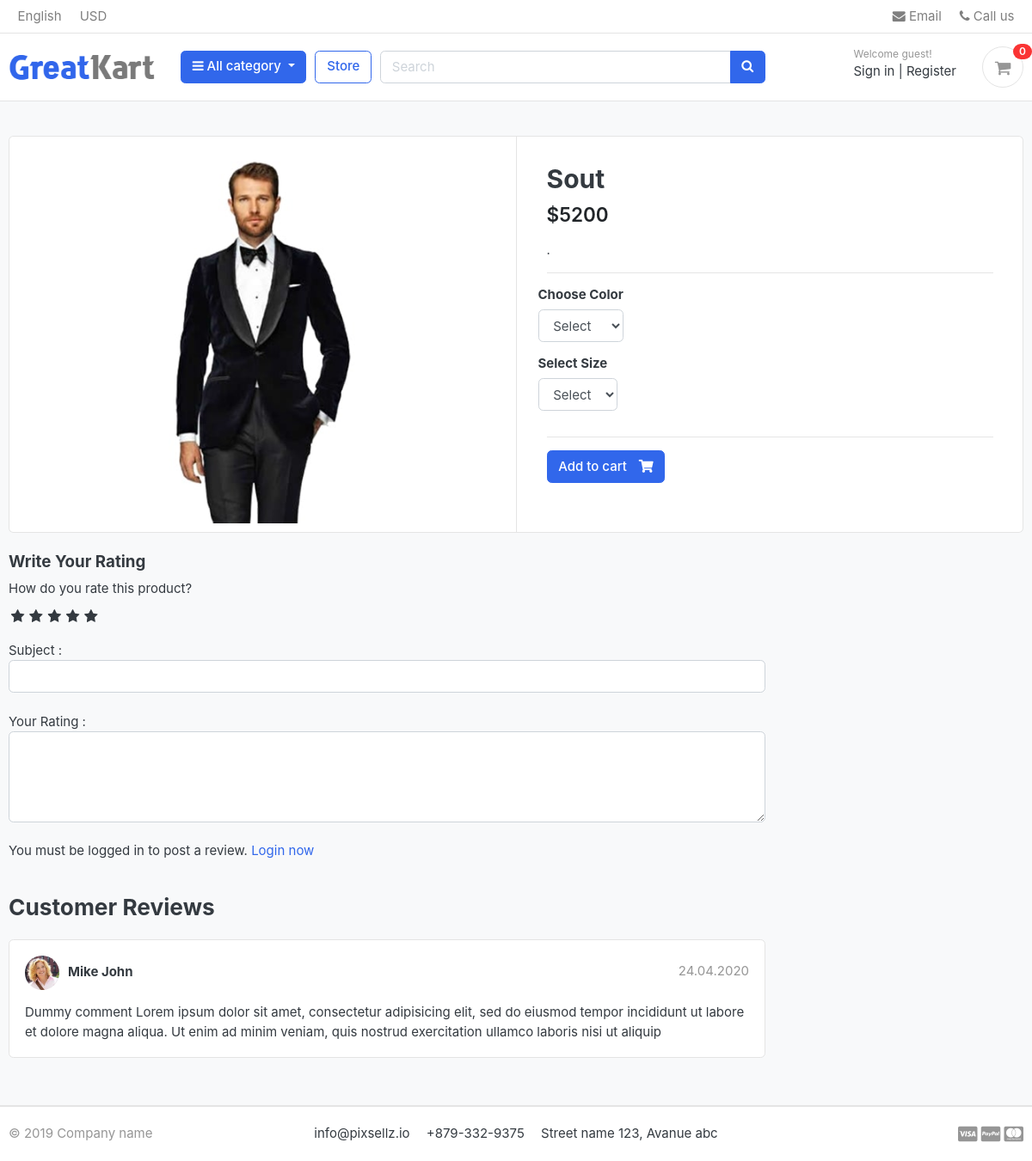
/store/category/sout/sout/, run on an earlier commit of the app's database.
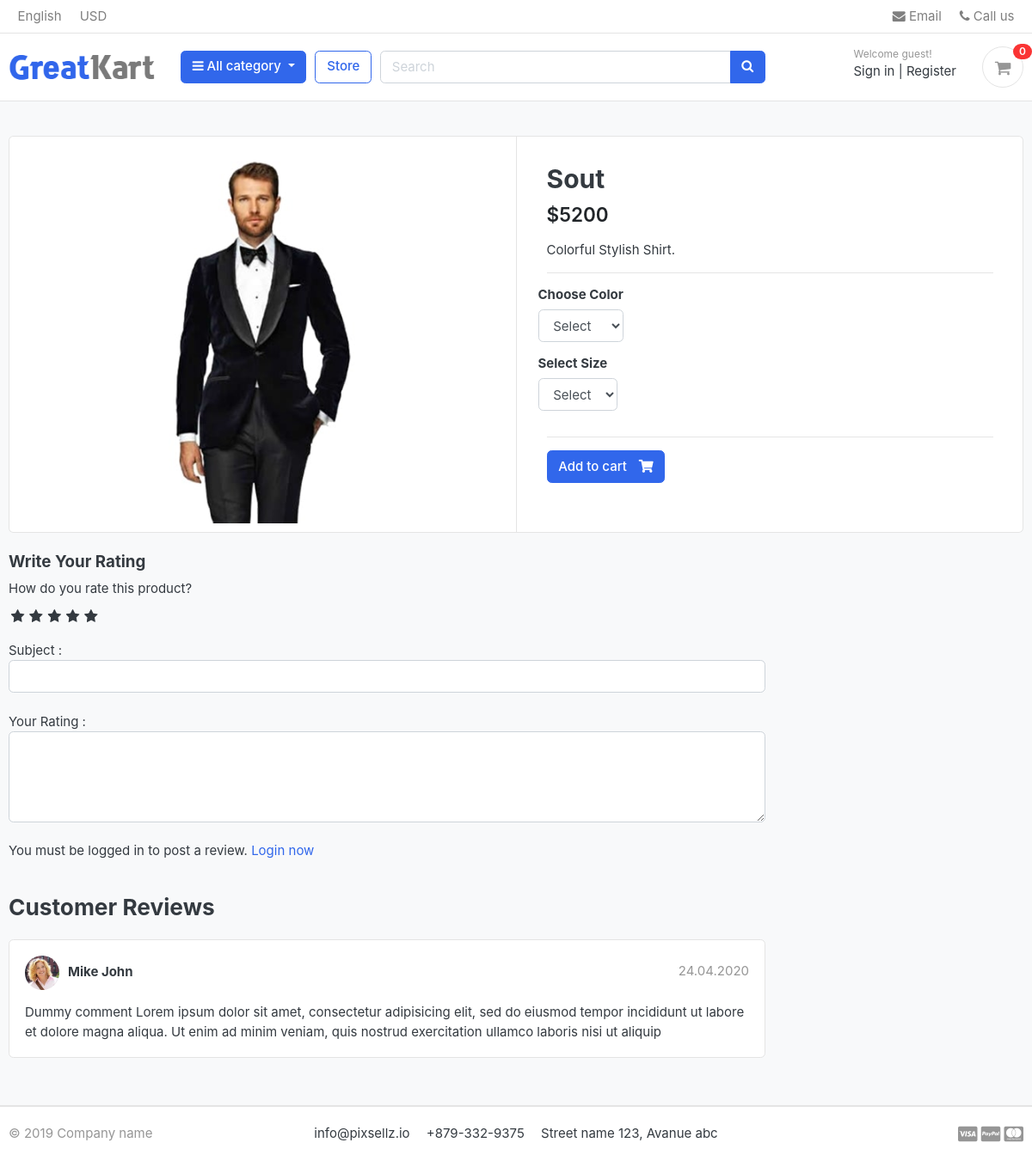
And on a later commit of the database.
### store/models.py (models this page shows, shortened)
class Product(models.Model):
    name = models.CharField( max_length=50 , unique=True)
    slug = models.SlugField(max_length=50 , unique=True)
    description = models.TextField( max_length=2000 , blank=True)
    image = models.ImageField( upload_to='product_img')
    price = models.IntegerField()
    stock = models.IntegerField()
    is_available = models.BooleanField(default=True)
    category = models.ForeignKey("category.Category", verbose_name=("category product"), on_delete=models.CASCADE)
    created_at = models.DateTimeField(auto_now_add=True)
    modified_date = models.DateField( auto_now=True)

### store/views.py (the view)
# urls.py: path('category/<slug:category_slug>/<slug:product_slug>/',views.product_detail ,name='product_detail'),
def product_detail(request,category_slug,product_slug):
    try :
        single_product = Product.objects.get(category__slug=category_slug,slug=product_slug)
        in_cart = CartItem.objects.filter(cart__cart_id=_cart_id(request),product=single_product).exists()
    except Exception as e:
        raise e
    context = {
        'single_product':single_product,
        'in_cart':in_cart,
    }
    return render(request,'store/product_detail.html',context)

### carts/context_processors.py (called while the page is built)
def counter(request):
    cart_count = 0
    if 'admin' in request.path:
        return{}
    else :
        try :
            cart = Cart.objects.filter(cart_id=_cart_id(request))
            if request.user.is_authenticated:
                cart_items = CartItem.objects.all().filter(user=request.user)
            else :
                cart_items = CartItem.objects.all().filter(cart=cart[:1])
            for cart_item in cart_items:
                cart_count+=cart_item.quantity
        except Cart.DoesNotExist:
            cart_count=0
    return dict(cart_count=cart_count)

### carts/views.py (called while the page is built)
def _cart_id(request):
    cart = request.session.session_key
    if not cart:
        cart = request.session.create()
    return cart

### category/context_processor.py (called while the page is built)
def menu_links(request):
    links = Category.objects.all()
    return dict(links=links)

### category/models.py (called while the page is built)
    def get_url(self):
        return reverse('store:product_by_category',args=[self.slug])

    def __str__(self):
        return str(self.name)

### store/models.py (called while the page is built)
    def colors(self):
        return super(VariationManager,self).filter(variation_category='color',is_active=True)

    def sizes(self):
        return super(VariationManager,self).filter(variation_category='size',is_active=True)

### store/templates/store/product_detail.html (shortened to what the changed rows need)
{% extends 'base.html' %}
{% load static %}
{% block body %}
<section class="section-content padding-y bg">
    <div class="container">
        <div class="card">
            <div class="row no-gutters">
                <aside class="col-md-6">
                    <article class="gallery-wrap">
                        <div class="img-big-wrap">
                            <a href="#"><img src="{{single_product.image.url}}"></a>
                        </div>
                    </article>
                </aside>
                <main class="col-md-6 border-left">
                    <form action="{% url 'carts:add_cart' single_product.id %}" method="POST">
                        <article class="content-body">
                            <h2 class="title">{{single_product.name}}</h2>
                            <div class="mb-3">
                                <var class="price h4">${{single_product.price}}</var>
                            </div>
                            <p>{{single_product.description}}.</p>
                            <hr>
                            <div class="row">
                                <div class="item-option-select">
                                </div>
                            </div>
                            <div class="row">
                                <div class="item-option-select">
                                </div>
                            </div>
                            <hr>
                            {% if single_product.stock <= 0 %}
                            <h5>Out Of Stock</h5>
                            {% else %}
                            <button value="submit" class="btn  btn-primary"> <span class="text">Add to cart</span>
                                <i class="fas fa-shopping-cart"></i> </button>
                            {% endif %}
                        </article>
                    </form>
                </main>
            </div>
        </div>
        <br>
    </div>
</section>
{% endblock body %}

What changed in the data, as far as the page shows it:
changed Product "Sout": description (not shown) → "Colorful Stylish Shirt"
